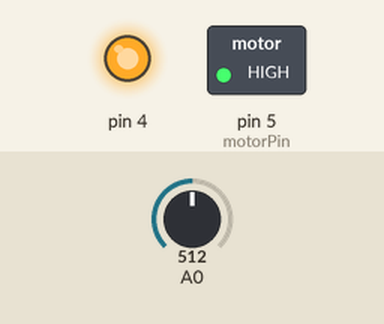
This sketch was run on a simulated Arduino Uno, built with avr-gcc and run on an emulated ATmega328P. On the bench: switched loads named in the sketch (green lamp = pin HIGH), output pins drawn as LEDs (lit = HIGH). The inputs (shaded band) are chosen by the test bench; at power-on: A0 = 512. What the sketch prints to the serial monitor is not drawn.

Above: at 0.1 s.
At 120.1 s:
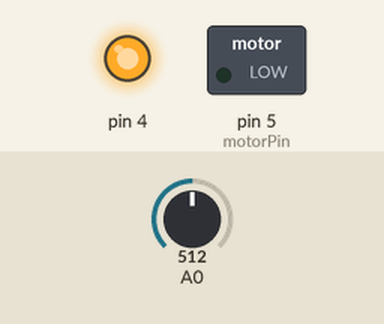
Timing chart, 0 to 122.1 s (numbered marks = the images above):
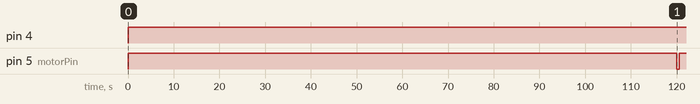

Measured:
- by itself, pin 4: LOW → HIGH at 0.00 s
- by itself, pin 5 (motorPin): LOW → HIGH at 0.00 s, → LOW 120 s later, → HIGH 0.50 s later

The sketch:

Water_Sensor.ino
```cpp
// pin and variable definitions
int moistureSensorA = 0;
int pastReadingsA[100];
int initial_counter = 0;
int motorPin = 5;
boolean drynessA = false;

// watering consants
int threshold = 400;
long int delayTimeAfterWatering = 120000; // two minute
int waterTime = 500; // half a second
int setupTime = 100; // first 100 repetitions of loop
int start_timeA = 0;
int avgValueA;


void setup() {
  Serial.begin(9600);
  pinMode(motorPin, OUTPUT);
  pinMode(4, OUTPUT);
}

void loop() {
  digitalWrite(4, HIGH);
  avgValueA = getMoisture(moistureSensorA, pastReadingsA, initial_counter)[101];
  int* pointerA = getMoisture(moistureSensorA, pastReadingsA, initial_counter);
  int tempArray[100];
  for (int i = 0; i < 99; i++) {
    tempArray[i] = *(pointerA+i);
  }
  for (int i=0; i < 99; i++) {
    pastReadingsA[i] = tempArray[i];
  }
  //avgValueA = return_tuple[0];
  //pastReadingsA = return_tuple[1];
  Serial.println(avgValueA);
  Serial.println(drynessA);
  //int avgValueA = getMoisture(moistureSensorA, pastReadingsA, initial_counter)[0]; // average value of past 100 sensings for moisture sensor A
  //pastReadingsA = getMoisture(moistureSensorA, pastReadingsA, initial_counter)[1]; // array of past 100 moisture readings
  initial_counter++;

  // first check if the soil is dry
  if (avgValueA > threshold && !drynessA) {
    Serial.println("iff statement running");
    drynessA = true;
    long int start_timeA = millis(); // starts the start time
  } else {
    Serial.println("iff statement not running");
  }

  // waters plants
  drynessA = water(drynessA, start_timeA, avgValueA);


}

// average function
int average(int array_to_be_averaged[]) {
  long int sum = 0;
  int len = sizeof(array_to_be_averaged) / sizeof(array_to_be_averaged[0]);

  for (int i = 0; i < len; i++) {
    sum += array_to_be_averaged[i];
  }
  int average = sum/len;
  return average;
}

// get moisture function that returns the average value of the past 100 readings and the array of the past 100 readings
int *getMoisture(int sensorPin, int previousReadings[], int initial_counter) {
  int moistureValue = analogRead(sensorPin);

  // for first 100 iterations, fill in array. After that, make array the 100 most recent readings.
  if (initial_counter < setupTime) {
    previousReadings[initial_counter] = moistureValue;
  } else {
    for (int i = 0; i < 99; i++) {
      previousReadings[i] = previousReadings[i+1];
    }
    previousReadings[99] = moistureValue;
  }

  // take average and map
  int avgValue = average(previousReadings);
  avgValue = map(avgValue, 200, 700, 0, 1000);
  avgValue = min(avgValue, 1000);
  avgValue = max(avgValue, 0);
  //Serial.println(avgValue);

  previousReadings[101] = avgValue; // need to get array from pointer
  return previousReadings;

};

//water function
boolean water(boolean dryness, int start_time, int avgValue) {
  // if the soil is dry
  Serial.println("watering function");
  digitalWrite(motorPin, HIGH);
  if (dryness && initial_counter > setupTime) {
    // if the soil is still dry after the delay time, then water it. if it is wet again, then don't water and repeat

    if (millis() - start_time > delayTimeAfterWatering && avgValue >= threshold) {
      digitalWrite(motorPin, LOW);
      delay(waterTime);
      digitalWrite(motorPin, HIGH);
      Serial.println("Watering...");
      dryness = false;
      delay(delayTimeAfterWatering);
      start_time = 0;
    } else if (millis() - start_time > delayTimeAfterWatering && avgValue < threshold && initial_counter > setupTime) {
      dryness = false;
      delay(delayTimeAfterWatering);
    }
  }
  return dryness;
}

/////////// previous code to get moisture in loop() /////////

//int moistureValue = analogRead(moistureSensor);
//  if (initial_counter < 100) {
//    pastReadingsA[initial_counter] = moistureValue;
//  } else {
//
//    for (int i = 0; i < 99; i++) {
//      pastReadings[i] = pastReadings[i+1];
//    }
//    pastReadings[99] = moistureValue;
//  }
//  int avgValue = average(pastReadings);
//  avgValue = map(avgValue, 200, 700, 0, 1000);
//  avgValue = min(avgValue, 1000);
//  avgValue = max(avgValue, 0);
//  Serial.println(avgValue);
//  //delay(1000);
```
